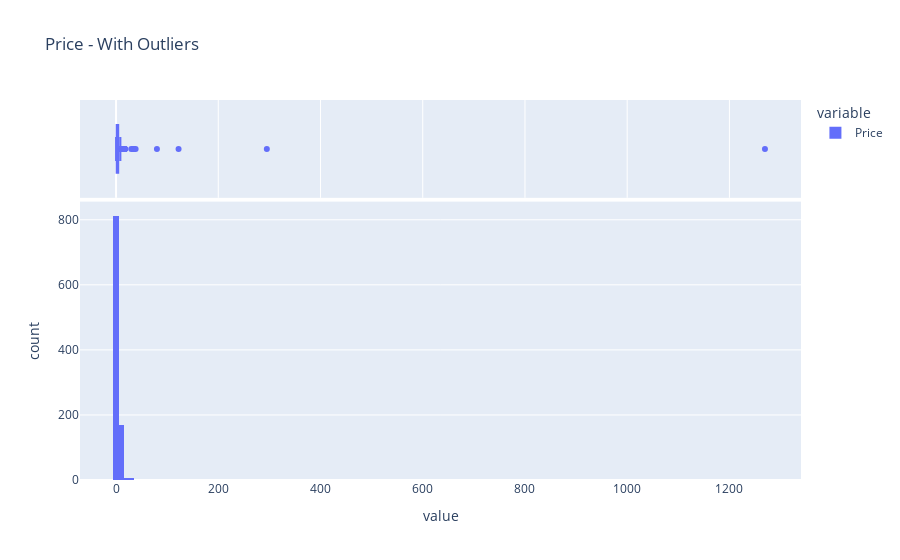
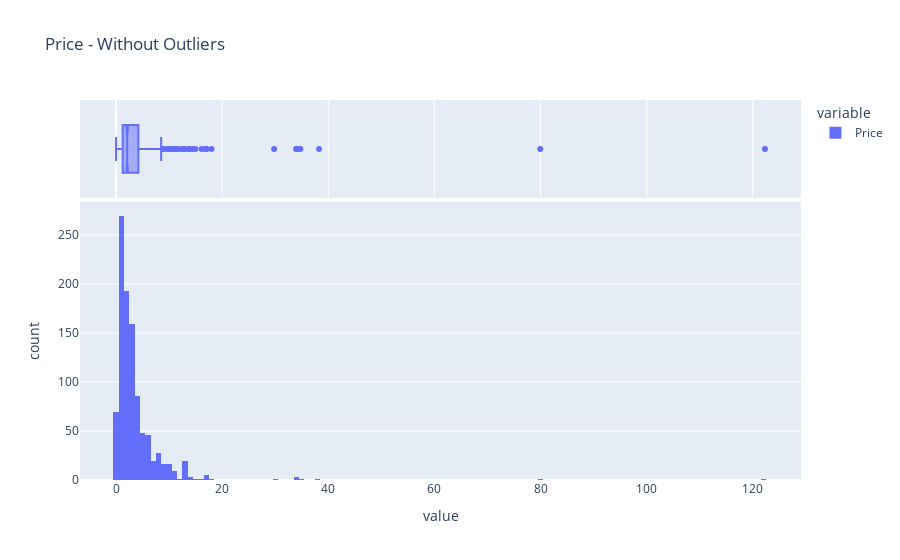

Notebook code cell kept with these figures, in order:
### Markdown cell above
> Los datos representan una serie temporal desde el 22 de noviembre de 2009 hasta el 18 de diciembre de 2010, mostrando un comportamiento cíclico en las ventas. Se observa un aumento en las ventas durante el período prenavideño, que parece ser el momento de mayor densidad de transacciones.

### Code cell
profile_serie(df_retail['Price'])

### Figure 1 — Plotly figure (JSON) as saved in the notebook; plotly's stock layout.template omitted (floating-point values rounded to 4 significant figures; data arrays with more than 128 entries replaced by an {"elided": "..."} marker saying what was removed)
{"data": [{"alignmentgroup": "True", "bingroup": "x", "hovertemplate": "variable=Price<br>value=%{x}<br>count=%{y}<extra></extra>", "legendgroup": "Price", "marker": {"color": "#636efa", "pattern": {"shape": ""}}, "name": "Price", "offsetgroup": "Price", "orientation": "v", "showlegend": true, "type": "histogram", "x": {"elided": "1000 float values"}, "xaxis": "x", "yaxis": "y"}, {"alignmentgroup": "True", "hovertemplate": "variable=Price<br>value=%{x}<extra></extra>", "legendgroup": "Price", "marker": {"color": "#636efa"}, "name": "Price", "notched": true, "offsetgroup": "Price", "showlegend": false, "type": "box", "x": {"elided": "1000 float values"}, "xaxis": "x2", "yaxis": "y2"}], "layout": {"barmode": "relative", "legend": {"title": {"text": "variable"}, "tracegroupgap": 0}, "title": {"text": "Price - With Outliers"}, "xaxis": {"anchor": "y", "domain": [0, 1], "title": {"text": "value"}}, "xaxis2": {"anchor": "y2", "domain": [0, 1], "matches": "x", "showgrid": true, "showticklabels": false}, "yaxis": {"anchor": "x", "domain": [0, 0.7326], "title": {"text": "count"}}, "yaxis2": {"anchor": "x2", "domain": [0.7426, 1], "matches": "y2", "showgrid": false, "showline": false, "showticklabels": false, "ticks": ""}}}

### Figure 2 — Plotly figure (JSON) as saved in the notebook; plotly's stock layout.template omitted (floating-point values rounded to 4 significant figures; data arrays with more than 128 entries replaced by an {"elided": "..."} marker saying what was removed)
{"data": [{"alignmentgroup": "True", "bingroup": "x", "hovertemplate": "variable=Price<br>value=%{x}<br>count=%{y}<extra></extra>", "legendgroup": "Price", "marker": {"color": "#636efa", "pattern": {"shape": ""}}, "name": "Price", "offsetgroup": "Price", "orientation": "v", "showlegend": true, "type": "histogram", "x": {"elided": "998 float values"}, "xaxis": "x", "yaxis": "y"}, {"alignmentgroup": "True", "hovertemplate": "variable=Price<br>value=%{x}<extra></extra>", "legendgroup": "Price", "marker": {"color": "#636efa"}, "name": "Price", "notched": true, "offsetgroup": "Price", "showlegend": false, "type": "box", "x": {"elided": "998 float values"}, "xaxis": "x2", "yaxis": "y2"}], "layout": {"barmode": "relative", "legend": {"title": {"text": "variable"}, "tracegroupgap": 0}, "title": {"text": "Price - Without Outliers"}, "xaxis": {"anchor": "y", "domain": [0, 1], "title": {"text": "value"}}, "xaxis2": {"anchor": "y2", "domain": [0, 1], "matches": "x", "showgrid": true, "showticklabels": false}, "yaxis": {"anchor": "x", "domain": [0, 0.7326], "title": {"text": "count"}}, "yaxis2": {"anchor": "x2", "domain": [0.7426, 1], "matches": "y2", "showgrid": false, "showline": false, "showticklabels": false, "ticks": ""}}}
